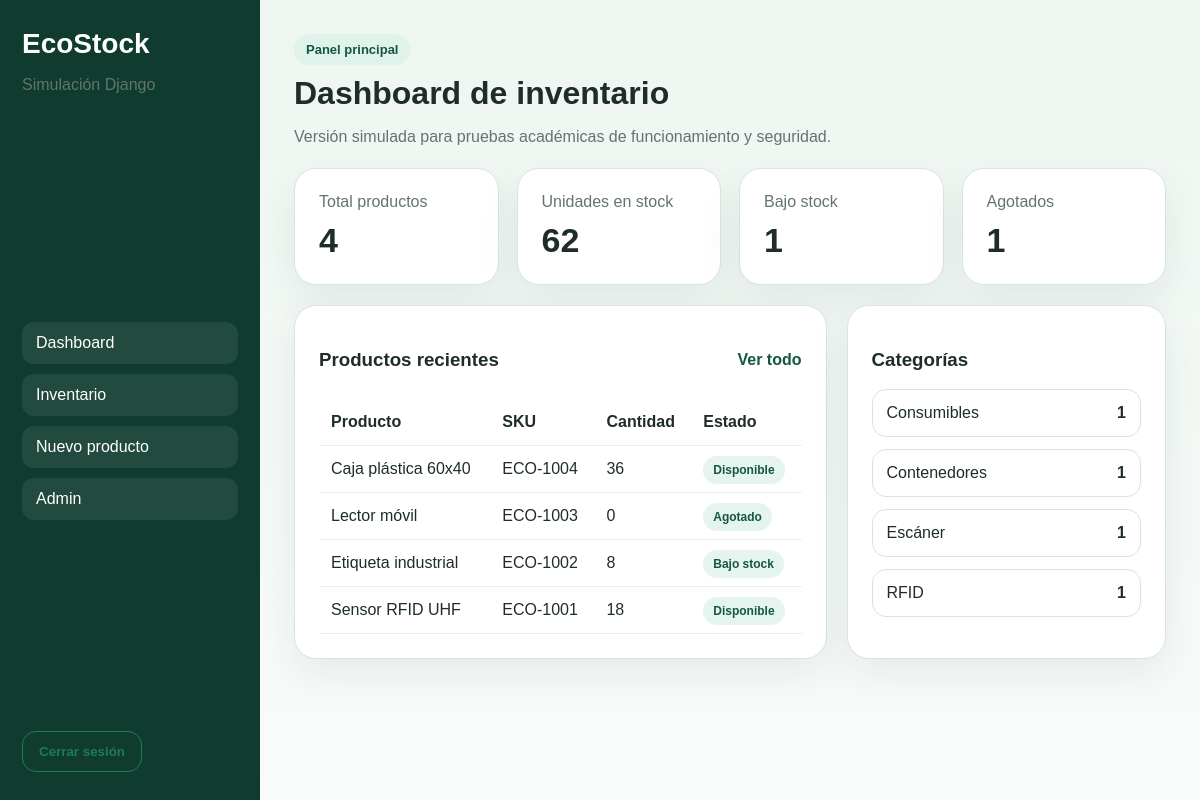
The app's page / (signed in) with its own data.
### inventory/models.py (models this page shows, shortened)
class Product(models.Model):
    STATUS_CHOICES = [
        ("Disponible", "Disponible"),
        ("Bajo stock", "Bajo stock"),
        ("Agotado", "Agotado"),
    ]
    name = models.CharField("Nombre", max_length=120)
    sku = models.CharField("SKU", max_length=30, unique=True)
    category = models.CharField("Categoría", max_length=60)
    location = models.CharField("Ubicación", max_length=80)
    quantity = models.PositiveIntegerField("Cantidad", default=0)
    unit_price = models.DecimalField("Precio unitario", max_digits=10, decimal_places=2, default=0)
    status = models.CharField("Estado", max_length=20, choices=STATUS_CHOICES, default="Disponible")
    description = models.TextField("Descripción", blank=True)
    created_at = models.DateTimeField("Creado", auto_now_add=True)
    updated_at = models.DateTimeField("Actualizado", auto_now=True)
    class Meta:
        ordering = ["name"]
        verbose_name = "Producto"
        verbose_name_plural = "Productos"

### inventory/views.py (the view)
# urls.py: path("", dashboard, name="dashboard"),
@login_required
def dashboard(request):
    products = Product.objects.all()
    total_products = products.count()
    total_units = products.aggregate(total=Sum("quantity"))["total"] or 0
    low_stock = products.filter(quantity__gt=0, quantity__lte=10).count()
    out_of_stock = products.filter(quantity=0).count()
    recent_products = products.order_by("-updated_at")[:5]
    categories = list(
        products.values("category").annotate(total=Count("id")).order_by("-total", "category")[:6]
    )
    context = {
        "total_products": total_products,
        "total_units": total_units,
        "low_stock": low_stock,
        "out_of_stock": out_of_stock,
        "recent_products": recent_products,
        "categories": categories,
    }
    return render(request, "inventory/dashboard.html", context)

### templates/inventory/dashboard.html (shortened to what this page needs)
{% extends 'base.html' %}
{% block content %}
<section class="page-header">
  <div>
    <span class="badge">Panel principal</span>
    <h2>Dashboard de inventario</h2>
    <p class="muted">Versión simulada para pruebas académicas de funcionamiento y seguridad.</p>
  </div>
</section>
<section class="stats-grid">
  <article class="stat-card"><span>Total productos</span><strong>{{ total_products }}</strong></article>
  <article class="stat-card"><span>Unidades en stock</span><strong>{{ total_units }}</strong></article>
  <article class="stat-card"><span>Bajo stock</span><strong>{{ low_stock }}</strong></article>
  <article class="stat-card"><span>Agotados</span><strong>{{ out_of_stock }}</strong></article>
</section>
<section class="content-grid">
  <article class="card">
    <div class="card-title-row">
      <h3>Productos recientes</h3>
      <a class="text-link" href="/productos/">Ver todo</a>
    </div>
    <div class="table-wrap">
      <table>
        <thead>
          <tr><th>Producto</th><th>SKU</th><th>Cantidad</th><th>Estado</th></tr>
        </thead>
        <tbody>
          {% for item in recent_products %}
          <tr>
            <td>{{ item.name }}</td>
            <td>{{ item.sku }}</td>
            <td>{{ item.quantity }}</td>
            <td><span class="pill">{{ item.status }}</span></td>
          </tr>
          {% empty %}
          <tr><td colspan="4">Sin datos todavía.</td></tr>
          {% endfor %}
        </tbody>
      </table>
    </div>
  </article>
  <article class="card">
    <h3>Categorías</h3>
    <div class="category-list">
      {% for row in categories %}
        <div class="category-item">
          <span>{{ row.category }}</span>
          <strong>{{ row.total }}</strong>
        </div>
      {% empty %}
        <p class="muted">No hay categorías registradas.</p>
      {% endfor %}
    </div>
  </article>
</section>
{% endblock %}

### templates/base.html (shortened to what this page needs)
<!DOCTYPE html>
<html lang="es">
<head>
  <link rel="stylesheet" href="/static/css/styles.css">
</head>
<body>
  <div class="layout">
    {% if request.user.is_authenticated %}
    <aside class="sidebar">
      <div>
        <h1>EcoStock</h1>
        <p class="muted">Simulación Django</p>
      </div>
      <nav>
        <a href="/">Dashboard</a>
        <a href="/productos/">Inventario</a>
        <a href="/productos/nuevo/">Nuevo producto</a>
        <a href="/admin/">Admin</a>
      </nav>
      <form action="/logout/" method="post">
        <button class="btn btn-outline" type="submit">Cerrar sesión</button>
      </form>
    </aside>
    {% endif %}
    <main class="main {% if not request.user.is_authenticated %}main-auth{% endif %}">
      {% block content %}{% endblock %}
    </main>
  </div>
</body>
</html>

### static/css/styles.css (style rules this page uses)
:root { --bg: #f4f8f6; --card: #ffffff; --line: #d8e5de; --text: #1f2d29; --muted: #61756e; --primary: #1f7a5a; --primary-dark: #155741; --danger: #b42318; --shadow: 0 16px 40px rgba(26, 60, 46, 0.08); }
* { box-sizing: border-box; }
body { margin: 0; font-family: Arial, Helvetica, sans-serif; background: linear-gradient(180deg, #eef6f1 0%, #f9fbfa 100%); color: var(--text); }
a { text-decoration: none; }
.layout { min-height: 100vh; display: grid; grid-template-columns: 260px 1fr; }
.sidebar { background: #103b2f; color: white; padding: 28px 22px; display: flex; flex-direction: column; justify-content: space-between; }
.sidebar h1 { margin: 0; font-size: 28px; }
.sidebar nav { display: grid; gap: 10px; margin: 24px 0; }
.sidebar nav a { color: white; padding: 12px 14px; border-radius: 12px; background: rgba(255,255,255,0.08); }
.main { padding: 34px; }
.card { background: var(--card); border: 1px solid var(--line); border-radius: 22px; box-shadow: var(--shadow); padding: 24px; }
.badge { display: inline-block; background: #dff3ea; color: var(--primary-dark); padding: 8px 12px; border-radius: 999px; font-size: 13px; font-weight: 700; }
.btn { border: none; border-radius: 14px; background: var(--primary); color: white; padding: 12px 16px; font-weight: 700; cursor: pointer; display: inline-block; }
.btn-outline { background: transparent; color: var(--primary); border: 1px solid var(--primary); }
.text-link { color: var(--primary-dark); font-weight: 700; }
.page-header { margin-bottom: 22px; }
.page-header h2 { margin: 10px 0 6px; font-size: 32px; }
.muted { color: var(--muted); }
.stats-grid { display: grid; grid-template-columns: repeat(4, 1fr); gap: 18px; margin-bottom: 20px; }
.stat-card { background: white; border: 1px solid var(--line); border-radius: 22px; padding: 24px; box-shadow: var(--shadow); }
.stat-card span { color: var(--muted); display: block; margin-bottom: 10px; }
.stat-card strong { font-size: 34px; }
.content-grid { display: grid; grid-template-columns: 1.5fr .9fr; gap: 20px; }
.table-wrap { overflow-x: auto; }
table { width: 100%; border-collapse: collapse; }
th, td { text-align: left; padding: 14px 12px; border-bottom: 1px solid #ebf0ed; }
.pill { background: #e6f4ee; color: var(--primary-dark); padding: 7px 10px; border-radius: 999px; font-size: 12px; font-weight: 700; }
.category-list { display: grid; gap: 12px; }
.category-item { display: flex; justify-content: space-between; align-items: center; border: 1px solid var(--line); border-radius: 14px; padding: 14px; }
.card-title-row { display: flex; justify-content: space-between; align-items: center; margin-bottom: 10px; }

### records on screen
Product: name "Caja plástica 60x40", sku "ECO-1004", quantity "36", status "Disponible"
Product: name "Lector móvil", sku "ECO-1003", quantity "0", status "Agotado"
Product: name "Etiqueta industrial", sku "ECO-1002", quantity "8", status "Bajo stock"
Product: name "Sensor RFID UHF", sku "ECO-1001", quantity "18", status "Disponible", category "RFID", total "1"

### other values on screen
{{ total_products }} "4"
{{ total_units }} "62"
{{ low_stock }} "1"
{{ out_of_stock }} "1"
{{ row.category }} "Consumibles" "Contenedores" "Escáner"
{{ row.total }} "1" "1" "1"
